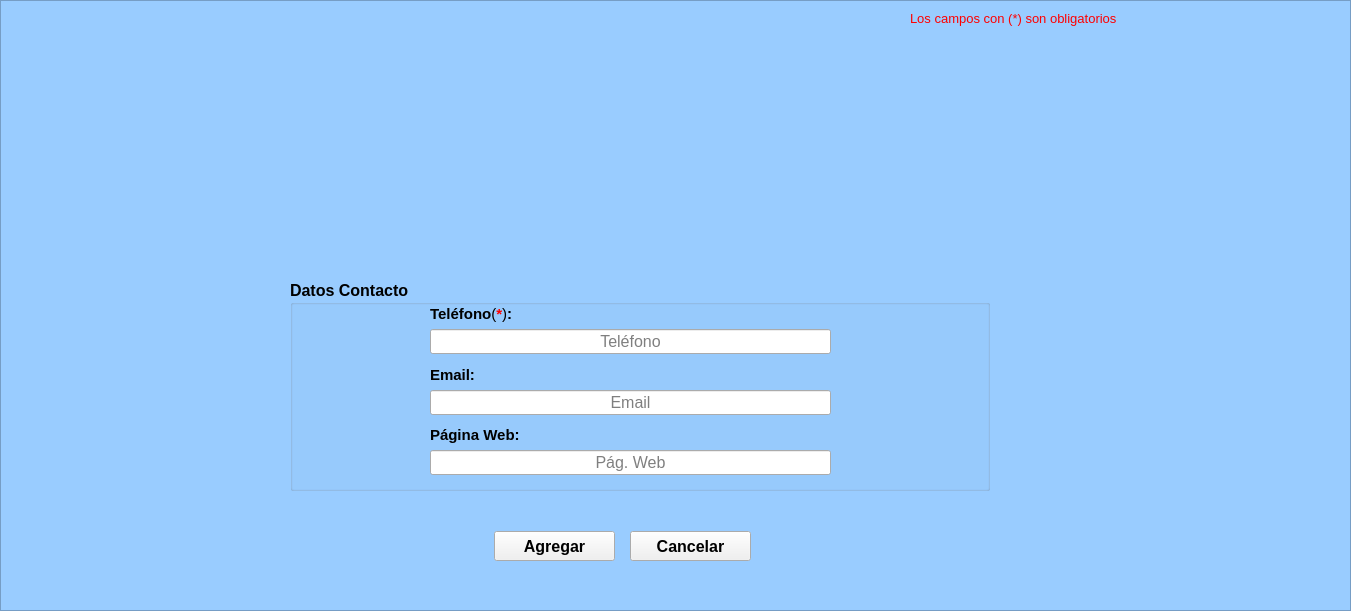
    <widget class="QFrame" name="frame_agregar">
     <property name="geometry">
      <rect>
       <x>-1</x>
       <y>-1</y>
       <width>1351</width>
       <height>611</height>
      </rect>
     </property>
     <property name="styleSheet">
      <string notr="true">QFrame{background-color:rgb(153,204,255)}</string>
     </property>
     <property name="frameShape">
      <enum>QFrame::StyledPanel</enum>
     </property>
     <property name="frameShadow">
      <enum>QFrame::Raised</enum>
     </property>
     <widget class="QLabel" name="label_2">
      <property name="geometry">
       <rect>
        <x>910</x>
        <y>10</y>
        <width>221</width>
        <height>16</height>
       </rect>
      </property>
      <property name="font">
       <font>
        <pointsize>10</pointsize>
       </font>
      </property>
      <property name="styleSheet">
       <string notr="true">QLabel{color: rgb(255, 0, 0)}</string>
      </property>
      <property name="text">
       <string>Los campos con (*) son obligatorios</string>
      </property>
     </widget>
     <widget class="QPushButton" name="BotonCancelar">
      <property name="geometry">
       <rect>
        <x>630</x>
        <y>531</y>
        <width>121</width>
        <height>30</height>
       </rect>
      </property>
      <property name="maximumSize">
       <size>
        <width>200</width>
        <height>30</height>
       </size>
      </property>
      <property name="palette">
       <palette>
        <active>
         <colorrole role="WindowText">
          <brush brushstyle="SolidPattern">
           <color alpha="255">
            <red>0</red>
            <green>0</green>
            <blue>0</blue>
           </color>
          </brush>
         </colorrole>
         <colorrole role="Button">
          <brush brushstyle="SolidPattern">
           <color alpha="255">
            <red>240</red>
            <green>240</green>
            <blue>240</blue>
           </color>
          </brush>
         </colorrole>
         <colorrole role="Light">
          <brush brushstyle="SolidPattern">
           <color alpha="255">
            <red>255</red>
            <green>255</green>
            <blue>255</blue>
           </color>
          </brush>
         </colorrole>
         <colorrole role="Midlight">
          <brush brushstyle="SolidPattern">
           <color alpha="255">
            <red>247</red>
            <green>247</green>
            <blue>247</blue>
           </color>
          </brush>
         </colorrole>
         <colorrole role="Dark">
          <brush brushstyle="SolidPattern">
           <color alpha="255">
            <red>120</red>
            <green>120</green>
            <blue>120</blue>
           </color>
          </brush>
         </colorrole>
         <colorrole role="Mid">
          <brush brushstyle="SolidPattern">
           <color alpha="255">
            <red>160</red>
            <green>160</green>
            <blue>160</blue>
           </color>
          </brush>
         </colorrole>
         <colorrole role="Text">
          <brush brushstyle="SolidPattern">
           <color alpha="255">
            <red>0</red>
            <green>0</green>
            <blue>0</blue>
           </color>
          </brush>
         </colorrole>
         <colorrole role="BrightText">
          <brush brushstyle="SolidPattern">
           <color alpha="255">
            <red>255</red>
            <green>255</green>
            <blue>255</blue>
           </color>
          </brush>
         </colorrole>
         <colorrole role="ButtonText">
          <brush brushstyle="SolidPattern">
           <color alpha="255">
            <red>0</red>
            <green>0</green>
            <blue>0</blue>
           </color>
          </brush>
         </colorrole>
         <colorrole role="Base">
          <brush brushstyle="SolidPattern">
           <color alpha="255">
            <red>255</red>
            <green>255</green>
            <blue>255</blue>
           </color>
          </brush>
         </colorrole>
         <colorrole role="Window">
          <brush brushstyle="SolidPattern">
           <color alpha="255">
            <red>240</red>
            <green>240</green>
            <blue>240</blue>
           </color>
          </brush>
         </colorrole>
         <colorrole role="Shadow">
          <brush brushstyle="SolidPattern">
           <color alpha="255">
            <red>0</red>
            <green>0</green>
            <blue>0</blue>
           </color>
          </brush>
         </colorrole>
         <colorrole role="AlternateBase">
          <brush brushstyle="SolidPattern">
           <color alpha="255">
            <red>247</red>
            <green>247</green>
            <blue>247</blue>
           </color>
          </brush>
         </colorrole>
         <colorrole role="ToolTipBase">
          <brush brushstyle="SolidPattern">
           <color alpha="255">
            <red>255</red>
            <green>255</green>
            <blue>220</blue>
           </color>
          </brush>
         </colorrole>
         <colorrole role="ToolTipText">
          <brush brushstyle="SolidPattern">
           <color alpha="255">
            <red>0</red>
            <green>0</green>
            <blue>0</blue>
           </color>
          </brush>
         </colorrole>
        </active>
        <inactive>
         <colorrole role="WindowText">
          <brush brushstyle="SolidPattern">
           <color alpha="255">
            <red>0</red>
            <green>0</green>
            <blue>0</blue>
           </color>
          </brush>
         </colorrole>
         <colorrole role="Button">
          <brush brushstyle="SolidPattern">
           <color alpha="255">
            <red>240</red>
            <green>240</green>
            <blue>240</blue>
           </color>
          </brush>
         </colorrole>
         <colorrole role="Light">
          <brush brushstyle="SolidPattern">
           <color alpha="255">
            <red>255</red>
            <green>255</green>
            <blue>255</blue>
           </color>
          </brush>
         </colorrole>
         <colorrole role="Midlight">
          <brush brushstyle="SolidPattern">
           <color alpha="255">
            <red>247</red>
            <green>247</green>
            <blue>247</blue>
           </color>
          </brush>
         </colorrole>
         <colorrole role="Dark">
          <brush brushstyle="SolidPattern">
           <color alpha="255">
            <red>120</red>
            <green>120</green>
            <blue>120</blue>
           </color>
          </brush>
         </colorrole>
         <colorrole role="Mid">
          <brush brushstyle="SolidPattern">
           <color alpha="255">
            <red>160</red>
            <green>160</green>
            <blue>160</blue>
           </color>
          </brush>
         </colorrole>
         <colorrole role="Text">
          <brush brushstyle="SolidPattern">
           <color alpha="255">
            <red>0</red>
            <green>0</green>
            <blue>0</blue>
           </color>
          </brush>
         </colorrole>
         <colorrole role="BrightText">
          <brush brushstyle="SolidPattern">
           <color alpha="255">
            <red>255</red>
            <green>255</green>
            <blue>255</blue>
           </color>
          </brush>
         </colorrole>
         <colorrole role="ButtonText">
          <brush brushstyle="SolidPattern">
           <color alpha="255">
            <red>0</red>
            <green>0</green>
            <blue>0</blue>
           </color>
          </brush>
         </colorrole>
         <colorrole role="Base">
          <brush brushstyle="SolidPattern">
           <color alpha="255">
            <red>255</red>
            <green>255</green>
            <blue>255</blue>
           </color>
          </brush>
         </colorrole>
         <colorrole role="Window">
          <brush brushstyle="SolidPattern">
           <color alpha="255">
            <red>240</red>
            <green>240</green>
            <blue>240</blue>
           </color>
          </brush>
         </colorrole>
         <colorrole role="Shadow">
          <brush brushstyle="SolidPattern">
           <color alpha="255">
            <red>0</red>
            <green>0</green>
            <blue>0</blue>
           </color>
          </brush>
         </colorrole>
         <colorrole role="AlternateBase">
          <brush brushstyle="SolidPattern">
           <color alpha="255">
            <red>247</red>
            <green>247</green>
            <blue>247</blue>
           </color>
          </brush>
         </colorrole>
         <colorrole role="ToolTipBase">
          <brush brushstyle="SolidPattern">
           <color alpha="255">
            <red>255</red>
            <green>255</green>
            <blue>220</blue>
           </color>
          </brush>
         </colorrole>
         <colorrole role="ToolTipText">
          <brush brushstyle="SolidPattern">
           <color alpha="255">
            <red>0</red>
            <green>0</green>
            <blue>0</blue>
           </color>
          </brush>
         </colorrole>
        </inactive>
        <disabled>
         <colorrole role="WindowText">
          <brush brushstyle="SolidPattern">
           <color alpha="255">
            <red>120</red>
            <green>120</green>
            <blue>120</blue>
           </color>
          </brush>
         </colorrole>
         <colorrole role="Button">
          <brush brushstyle="SolidPattern">
           <color alpha="255">
            <red>240</red>
            <green>240</green>
            <blue>240</blue>
           </color>
          </brush>
         </colorrole>
         <colorrole role="Light">
          <brush brushstyle="SolidPattern">
           <color alpha="255">
            <red>255</red>
            <green>255</green>
            <blue>255</blue>
           </color>
          </brush>
         </colorrole>
         <colorrole role="Midlight">
          <brush brushstyle="SolidPattern">
           <color alpha="255">
            <red>247</red>
            <green>247</green>
            <blue>247</blue>
           </color>
          </brush>
         </colorrole>
         <colorrole role="Dark">
          <brush brushstyle="SolidPattern">
           <color alpha="255">
            <red>120</red>
            <green>120</green>
            <blue>120</blue>
           </color>
          </brush>
         </colorrole>
         <colorrole role="Mid">
          <brush brushstyle="SolidPattern">
           <color alpha="255">
            <red>160</red>
            <green>160</green>
            <blue>160</blue>
           </color>
          </brush>
         </colorrole>
         <colorrole role="Text">
          <brush brushstyle="SolidPattern">
           <color alpha="255">
            <red>120</red>
            <green>120</green>
            <blue>120</blue>
           </color>
          </brush>
         </colorrole>
         <colorrole role="BrightText">
          <brush brushstyle="SolidPattern">
           <color alpha="255">
            <red>255</red>
            <green>255</green>
            <blue>255</blue>
           </color>
          </brush>
         </colorrole>
         <colorrole role="ButtonText">
          <brush brushstyle="SolidPattern">
           <color alpha="255">
            <red>120</red>
            <green>120</green>
            <blue>120</blue>
           </color>
          </brush>
         </colorrole>
         <colorrole role="Base">
          <brush brushstyle="SolidPattern">
           <color alpha="255">
            <red>240</red>
            <green>240</green>
            <blue>240</blue>
           </color>
          </brush>
         </colorrole>
         <colorrole role="Window">
          <brush brushstyle="SolidPattern">
           <color alpha="255">
            <red>240</red>
            <green>240</green>
            <blue>240</blue>
           </color>
          </brush>
         </colorrole>
         <colorrole role="Shadow">
          <brush brushstyle="SolidPattern">
           <color alpha="255">
            <red>0</red>
            <green>0</green>
            <blue>0</blue>
           </color>
          </brush>
         </colorrole>
         <colorrole role="AlternateBase">
          <brush brushstyle="SolidPattern">
           <color alpha="255">
            <red>240</red>
            <green>240</green>
            <blue>240</blue>
           </color>
          </brush>
         </colorrole>
         <colorrole role="ToolTipBase">
          <brush brushstyle="SolidPattern">
           <color alpha="255">
            <red>255</red>
            <green>255</green>
            <blue>220</blue>
           </color>
          </brush>
         </colorrole>
         <colorrole role="ToolTipText">
          <brush brushstyle="SolidPattern">
           <color alpha="255">
            <red>0</red>
            <green>0</green>
            <blue>0</blue>
           </color>
          </brush>
         </colorrole>
        </disabled>
       </palette>
      </property>
      <property name="font">
       <font>
        <pointsize>12</pointsize>
        <weight>75</weight>
        <bold>true</bold>
       </font>
      </property>
      <property name="text">
       <string>Cancelar</string>
      </property>
     </widget>
     <widget class="QPushButton" name="BotonAgregar">
      <property name="geometry">
       <rect>
        <x>494</x>
        <y>531</y>
        <width>121</width>
        <height>30</height>
       </rect>
      </property>
      <property name="maximumSize">
       <size>
        <width>200</width>
        <height>30</height>
       </size>
      </property>
      <property name="palette">
       <palette>
        <active>
         <colorrole role="WindowText">
          <brush brushstyle="SolidPattern">
           <color alpha="255">
            <red>0</red>
            <green>0</green>
            <blue>0</blue>
           </color>
          </brush>
         </colorrole>
         <colorrole role="Button">
          <brush brushstyle="SolidPattern">
           <color alpha="255">
            <red>240</red>
            <green>240</green>
            <blue>240</blue>
           </color>
          </brush>
         </colorrole>
         <colorrole role="Light">
          <brush brushstyle="SolidPattern">
           <color alpha="255">
            <red>255</red>
            <green>255</green>
            <blue>255</blue>
           </color>
          </brush>
         </colorrole>
         <colorrole role="Midlight">
          <brush brushstyle="SolidPattern">
           <color alpha="255">
            <red>247</red>
            <green>247</green>
            <blue>247</blue>
           </color>
          </brush>
         </colorrole>
         <colorrole role="Dark">
          <brush brushstyle="SolidPattern">
           <color alpha="255">
            <red>120</red>
            <green>120</green>
            <blue>120</blue>
           </color>
          </brush>
         </colorrole>
         <colorrole role="Mid">
          <brush brushstyle="SolidPattern">
           <color alpha="255">
            <red>160</red>
            <green>160</green>
            <blue>160</blue>
           </color>
          </brush>
         </colorrole>
         <colorrole role="Text">
          <brush brushstyle="SolidPattern">
           <color alpha="255">
            <red>0</red>
            <green>0</green>
            <blue>0</blue>
           </color>
          </brush>
         </colorrole>
         <colorrole role="BrightText">
          <brush brushstyle="SolidPattern">
           <color alpha="255">
            <red>255</red>
            <green>255</green>
            <blue>255</blue>
           </color>
          </brush>
         </colorrole>
         <colorrole role="ButtonText">
          <brush brushstyle="SolidPattern">
           <color alpha="255">
            <red>0</red>
            <green>0</green>
            <blue>0</blue>
           </color>
          </brush>
         </colorrole>
         <colorrole role="Base">
          <brush brushstyle="SolidPattern">
           <color alpha="255">
            <red>255</red>
            <green>255</green>
            <blue>255</blue>
           </color>
          </brush>
         </colorrole>
         <colorrole role="Window">
          <brush brushstyle="SolidPattern">
           <color alpha="255">
            <red>240</red>
            <green>240</green>
            <blue>240</blue>
           </color>
          </brush>
         </colorrole>
         <colorrole role="Shadow">
          <brush brushstyle="SolidPattern">
           <color alpha="255">
            <red>0</red>
            <green>0</green>
            <blue>0</blue>
           </color>
          </brush>
         </colorrole>
         <colorrole role="AlternateBase">
          <brush brushstyle="SolidPattern">
           <color alpha="255">
            <red>247</red>
            <green>247</green>
            <blue>247</blue>
           </color>
          </brush>
         </colorrole>
         <colorrole role="ToolTipBase">
          <brush brushstyle="SolidPattern">
           <color alpha="255">
            <red>255</red>
            <green>255</green>
            <blue>220</blue>
           </color>
          </brush>
         </colorrole>
         <colorrole role="ToolTipText">
          <brush brushstyle="SolidPattern">
           <color alpha="255">
            <red>0</red>
            <green>0</green>
            <blue>0</blue>
           </color>
          </brush>
         </colorrole>
        </active>
        <inactive>
         <colorrole role="WindowText">
          <brush brushstyle="SolidPattern">
           <color alpha="255">
            <red>0</red>
            <green>0</green>
            <blue>0</blue>
           </color>
          </brush>
         </colorrole>
         <colorrole role="Button">
          <brush brushstyle="SolidPattern">
           <color alpha="255">
            <red>240</red>
            <green>240</green>
            <blue>240</blue>
           </color>
          </brush>
         </colorrole>
         <colorrole role="Light">
          <brush brushstyle="SolidPattern">
           <color alpha="255">
            <red>255</red>
            <green>255</green>
            <blue>255</blue>
           </color>
          </brush>
         </colorrole>
         <colorrole role="Midlight">
          <brush brushstyle="SolidPattern">
           <color alpha="255">
            <red>247</red>
            <green>247</green>
            <blue>247</blue>
           </color>
          </brush>
         </colorrole>
         <colorrole role="Dark">
          <brush brushstyle="SolidPattern">
           <color alpha="255">
            <red>120</red>
            <green>120</green>
            <blue>120</blue>
           </color>
          </brush>
         </colorrole>
         <colorrole role="Mid">
          <brush brushstyle="SolidPattern">
           <color alpha="255">
            <red>160</red>
            <green>160</green>
            <blue>160</blue>
           </color>
          </brush>
         </colorrole>
         <colorrole role="Text">
          <brush brushstyle="SolidPattern">
           <color alpha="255">
            <red>0</red>
            <green>0</green>
            <blue>0</blue>
           </color>
          </brush>
         </colorrole>
         <colorrole role="BrightText">
          <brush brushstyle="SolidPattern">
           <color alpha="255">
            <red>255</red>
            <green>255</green>
            <blue>255</blue>
           </color>
          </brush>
         </colorrole>
         <colorrole role="ButtonText">
          <brush brushstyle="SolidPattern">
           <color alpha="255">
            <red>0</red>
            <green>0</green>
            <blue>0</blue>
           </color>
          </brush>
         </colorrole>
         <colorrole role="Base">
          <brush brushstyle="SolidPattern">
           <color alpha="255">
            <red>255</red>
            <green>255</green>
            <blue>255</blue>
           </color>
          </brush>
         </colorrole>
         <colorrole role="Window">
          <brush brushstyle="SolidPattern">
           <color alpha="255">
            <red>240</red>
            <green>240</green>
            <blue>240</blue>
           </color>
          </brush>
         </colorrole>
         <colorrole role="Shadow">
          <brush brushstyle="SolidPattern">
           <color alpha="255">
            <red>0</red>
            <green>0</green>
            <blue>0</blue>
           </color>
          </brush>
         </colorrole>
         <colorrole role="AlternateBase">
          <brush brushstyle="SolidPattern">
           <color alpha="255">
            <red>247</red>
            <green>247</green>
            <blue>247</blue>
           </color>
          </brush>
         </colorrole>
         <colorrole role="ToolTipBase">
          <brush brushstyle="SolidPattern">
           <color alpha="255">
            <red>255</red>
            <green>255</green>
            <blue>220</blue>
           </color>
          </brush>
         </colorrole>
         <colorrole role="ToolTipText">
          <brush brushstyle="SolidPattern">
           <color alpha="255">
            <red>0</red>
            <green>0</green>
            <blue>0</blue>
           </color>
          </brush>
         </colorrole>
        </inactive>
        <disabled>
         <colorrole role="WindowText">
          <brush brushstyle="SolidPattern">
           <color alpha="255">
            <red>120</red>
            <green>120</green>
            <blue>120</blue>
           </color>
          </brush>
         </colorrole>
         <colorrole role="Button">
          <brush brushstyle="SolidPattern">
           <color alpha="255">
            <red>240</red>
            <green>240</green>
            <blue>240</blue>
           </color>
          </brush>
         </colorrole>
         <colorrole role="Light">
          <brush brushstyle="SolidPattern">
           <color alpha="255">
            <red>255</red>
            <green>255</green>
            <blue>255</blue>
           </color>
          </brush>
         </colorrole>
         <colorrole role="Midlight">
          <brush brushstyle="SolidPattern">
           <color alpha="255">
            <red>247</red>
            <green>247</green>
            <blue>247</blue>
           </color>
          </brush>
         </colorrole>
         <colorrole role="Dark">
          <brush brushstyle="SolidPattern">
           <color alpha="255">
            <red>120</red>
            <green>120</green>
            <blue>120</blue>
           </color>
          </brush>
         </colorrole>
         <colorrole role="Mid">
          <brush brushstyle="SolidPattern">
           <color alpha="255">
            <red>160</red>
            <green>160</green>
            <blue>160</blue>
           </color>
          </brush>
         </colorrole>
         <colorrole role="Text">
          <brush brushstyle="SolidPattern">
           <color alpha="255">
            <red>120</red>
            <green>120</green>
            <blue>120</blue>
           </color>
          </brush>
         </colorrole>
         <colorrole role="BrightText">
          <brush brushstyle="SolidPattern">
           <color alpha="255">
            <red>255</red>
            <green>255</green>
            <blue>255</blue>
           </color>
          </brush>
         </colorrole>
         <colorrole role="ButtonText">
          <brush brushstyle="SolidPattern">
           <color alpha="255">
            <red>120</red>
            <green>120</green>
            <blue>120</blue>
           </color>
          </brush>
         </colorrole>
         <colorrole role="Base">
          <brush brushstyle="SolidPattern">
           <color alpha="255">
            <red>240</red>
            <green>240</green>
            <blue>240</blue>
           </color>
          </brush>
         </colorrole>
         <colorrole role="Window">
          <brush brushstyle="SolidPattern">
           <color alpha="255">
            <red>240</red>
            <green>240</green>
            <blue>240</blue>
           </color>
          </brush>
         </colorrole>
         <colorrole role="Shadow">
          <brush brushstyle="SolidPattern">
           <color alpha="255">
            <red>0</red>
            <green>0</green>
            <blue>0</blue>
           </color>
          </brush>
         </colorrole>
         <colorrole role="AlternateBase">
          <brush brushstyle="SolidPattern">
           <color alpha="255">
            <red>240</red>
            <green>240</green>
            <blue>240</blue>
           </color>
          </brush>
         </colorrole>
         <colorrole role="ToolTipBase">
          <brush brushstyle="SolidPattern">
           <color alpha="255">
            <red>255</red>
            <green>255</green>
            <blue>220</blue>
           </color>
          </brush>
         </colorrole>
         <colorrole role="ToolTipText">
          <brush brushstyle="SolidPattern">
           <color alpha="255">
            <red>0</red>
            <green>0</green>
            <blue>0</blue>
           </color>
          </brush>
         </colorrole>
        </disabled>
       </palette>
      </property>
      <property name="font">
       <font>
        <pointsize>12</pointsize>
        <weight>75</weight>
        <bold>true</bold>
       </font>
      </property>
      <property name="text">
       <string>Agregar</string>
      </property>
     </widget>
     <widget class="QGroupBox" name="groupBox_datosContacto">
      <property name="geometry">
       <rect>
        <x>290</x>
        <y>280</y>
        <width>700</width>
        <height>211</height>
       </rect>
      </property>
      <property name="minimumSize">
       <size>
        <width>421</width>
        <height>211</height>
       </size>
      </property>
      <property name="maximumSize">
       <size>
        <width>700</width>
        <height>225</height>
       </size>
      </property>
      <property name="font">
       <font>
        <pointsize>12</pointsize>
        <weight>75</weight>
        <bold>true</bold>
       </font>
      </property>
      <property name="cursor">
       <cursorShape>ArrowCursor</cursorShape>
      </property>
      <property name="autoFillBackground">
       <bool>false</bool>
      </property>
      <property name="title">
       <string>Datos Contacto</string>
      </property>
      <widget class="QLineEdit" name="input_tel">
       <property name="geometry">
        <rect>
         <x>140</x>
         <y>49</y>
         <width>401</width>
         <height>25</height>
        </rect>
       </property>
       <property name="font">
        <font>
         <pointsize>12</pointsize>
         <weight>50</weight>
         <bold>false</bold>
        </font>
       </property>
       <property name="text">
        <string/>
       </property>
       <property name="maxLength">
        <number>15</number>
       </property>
       <property name="alignment">
        <set>Qt::AlignCenter</set>
       </property>
       <property name="placeholderText">
        <string>Teléfono</string>
       </property>
      </widget>
      <widget class="QLabel" name="label_tel">
       <property name="geometry">
        <rect>
         <x>140</x>
         <y>25</y>
         <width>92</width>
         <height>18</height>
        </rect>
       </property>
       <property name="font">
        <font>
         <pointsize>11</pointsize>
         <weight>75</weight>
         <bold>true</bold>
         <underline>false</underline>
        </font>
       </property>
       <property name="styleSheet">
        <string notr="true">QLabel{background-color:rgb(white)}</string>
       </property>
       <property name="text">
        <string>&lt;html&gt;&lt;head/&gt;&lt;body&gt;&lt;p&gt;Teléfono&lt;span style=&quot; font-weight:400;&quot;&gt;(&lt;/span&gt;&lt;span style=&quot; color:#ff0000;&quot;&gt;*&lt;/span&gt;&lt;span style=&quot; font-weight:400;&quot;&gt;)&lt;/span&gt;:&lt;/p&gt;&lt;/body&gt;&lt;/html&gt;</string>
       </property>
      </widget>
      <widget class="QLabel" name="label_email">
       <property name="geometry">
        <rect>
         <x>140</x>
         <y>86</y>
         <width>46</width>
         <height>18</height>
        </rect>
       </property>
       <property name="font">
        <font>
         <pointsize>11</pointsize>
         <weight>75</weight>
         <bold>true</bold>
         <underline>false</underline>
        </font>
       </property>
       <property name="styleSheet">
        <string notr="true">QLabel{background-color:rgb(white)}</string>
       </property>
       <property name="text">
        <string>Email:</string>
       </property>
      </widget>
      <widget class="QLineEdit" name="input_email">
       <property name="geometry">
        <rect>
         <x>140</x>
         <y>110</y>
         <width>401</width>
         <height>25</height>
        </rect>
       </property>
       <property name="font">
        <font>
         <pointsize>12</pointsize>
         <weight>50</weight>
         <bold>false</bold>
        </font>
       </property>
       <property name="text">
        <string/>
       </property>
       <property name="maxLength">
        <number>40</number>
       </property>
       <property name="alignment">
        <set>Qt::AlignCenter</set>
       </property>
       <property name="placeholderText">
        <string>Email</string>
       </property>
      </widget>
      <widget class="QLabel" name="label_web">
       <property name="geometry">
        <rect>
         <x>140</x>
         <y>146</y>
         <width>93</width>
         <height>18</height>
        </rect>
       </property>
       <property name="font">
        <font>
         <pointsize>11</pointsize>
         <weight>75</weight>
         <bold>true</bold>
         <underline>false</underline>
        </font>
       </property>
       <property name="styleSheet">
        <string notr="true">QLabel{background-color:rgb(white)}</string>
       </property>
       <property name="text">
        <string>Página Web:</string>
       </property>
      </widget>
      <widget class="QLineEdit" name="input_web">
       <property name="geometry">
        <rect>
         <x>140</x>
         <y>170</y>
         <width>401</width>
         <height>25</height>
        </rect>
       </property>
       <property name="font">
        <font>
         <pointsize>12</pointsize>
         <weight>50</weight>
         <bold>false</bold>
        </font>
       </property>
       <property name="text">
        <string/>
       </property>
       <property name="maxLength">
        <number>40</number>
       </property>
       <property name="alignment">
        <set>Qt::AlignCenter</set>
       </property>
       <property name="placeholderText">
        <string>Pág. Web</string>
       </property>
      </widget>
     </widget>
    </widget>
